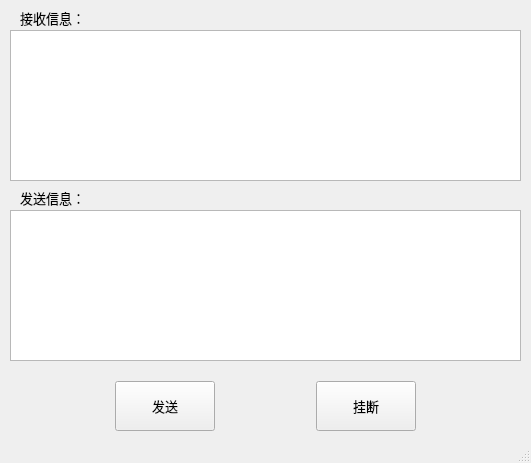
<?xml version="1.0" encoding="UTF-8"?>
<ui version="4.0">
 <class>MainWindow</class>
 <widget class="QMainWindow" name="MainWindow">
  <property name="geometry">
   <rect>
    <x>0</x>
    <y>0</y>
    <width>531</width>
    <height>463</height>
   </rect>
  </property>
  <property name="windowTitle">
   <string>服务器端</string>
  </property>
  <widget class="QWidget" name="centralWidget">
   <widget class="QTextEdit" name="textEditReceive">
    <property name="geometry">
     <rect>
      <x>10</x>
      <y>30</y>
      <width>511</width>
      <height>151</height>
     </rect>
    </property>
    <property name="font">
     <font>
      <family>等线</family>
      <pointsize>10</pointsize>
     </font>
    </property>
   </widget>
   <widget class="QTextEdit" name="textEditWrite">
    <property name="geometry">
     <rect>
      <x>10</x>
      <y>210</y>
      <width>511</width>
      <height>151</height>
     </rect>
    </property>
    <property name="font">
     <font>
      <family>等线</family>
      <pointsize>10</pointsize>
     </font>
    </property>
   </widget>
   <widget class="QWidget" name="horizontalLayoutWidget">
    <property name="geometry">
     <rect>
      <x>10</x>
      <y>370</y>
      <width>511</width>
      <height>61</height>
     </rect>
    </property>
    <layout class="QHBoxLayout" name="horizontalLayout">
     <item>
      <spacer name="horizontalSpacer">
       <property name="orientation">
        <enum>Qt::Horizontal</enum>
       </property>
       <property name="sizeHint" stdset="0">
        <size>
         <width>40</width>
         <height>20</height>
        </size>
       </property>
      </spacer>
     </item>
     <item>
      <widget class="QPushButton" name="pbnSend">
       <property name="minimumSize">
        <size>
         <width>100</width>
         <height>50</height>
        </size>
       </property>
       <property name="maximumSize">
        <size>
         <width>100</width>
         <height>50</height>
        </size>
       </property>
       <property name="font">
        <font>
         <family>Agency FB</family>
         <pointsize>10</pointsize>
        </font>
       </property>
       <property name="text">
        <string>发送</string>
       </property>
      </widget>
     </item>
     <item>
      <spacer name="horizontalSpacer_3">
       <property name="orientation">
        <enum>Qt::Horizontal</enum>
       </property>
       <property name="sizeHint" stdset="0">
        <size>
         <width>40</width>
         <height>20</height>
        </size>
       </property>
      </spacer>
     </item>
     <item>
      <widget class="QPushButton" name="pbnClose">
       <property name="minimumSize">
        <size>
         <width>100</width>
         <height>50</height>
        </size>
       </property>
       <property name="maximumSize">
        <size>
         <width>100</width>
         <height>50</height>
        </size>
       </property>
       <property name="font">
        <font>
         <family>Agency FB</family>
         <pointsize>10</pointsize>
        </font>
       </property>
       <property name="text">
        <string>挂断</string>
       </property>
      </widget>
     </item>
     <item>
      <spacer name="horizontalSpacer_2">
       <property name="orientation">
        <enum>Qt::Horizontal</enum>
       </property>
       <property name="sizeHint" stdset="0">
        <size>
         <width>40</width>
         <height>20</height>
        </size>
       </property>
      </spacer>
     </item>
    </layout>
   </widget>
   <widget class="QLabel" name="label">
    <property name="geometry">
     <rect>
      <x>20</x>
      <y>10</y>
      <width>61</width>
      <height>16</height>
     </rect>
    </property>
    <property name="font">
     <font>
      <family>Agency FB</family>
      <pointsize>10</pointsize>
     </font>
    </property>
    <property name="text">
     <string>接收信息：</string>
    </property>
   </widget>
   <widget class="QLabel" name="label_2">
    <property name="geometry">
     <rect>
      <x>20</x>
      <y>190</y>
      <width>61</width>
      <height>16</height>
     </rect>
    </property>
    <property name="font">
     <font>
      <family>Agency FB</family>
      <pointsize>10</pointsize>
     </font>
    </property>
    <property name="text">
     <string>发送信息：</string>
    </property>
   </widget>
  </widget>
  <widget class="QStatusBar" name="statusBar"/>
 </widget>
 <layoutdefault spacing="6" margin="11"/>
 <resources/>
 <connections/>
</ui>
